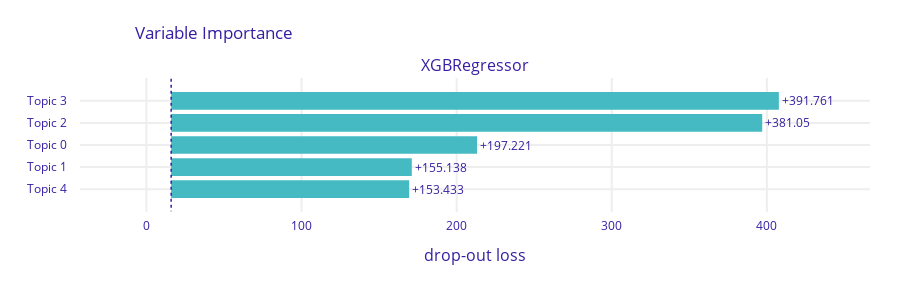

Notebook source saved alongside this figure:
### Code cell
var_importance

### Figure 1 — Plotly figure (JSON) as saved in the notebook; plotly's stock layout.template omitted (floating-point values rounded to 4 significant figures)
{"data": [{"base": 15.95, "hoverinfo": "text", "hoverlabel": {"bgcolor": "rgba(0,0,0,0.8)"}, "hovertext": ["Model: XGBRegressor loss after<br>variable: Topic 3 is permuted: 407.712<br>Drop-out loss change: +391.761", "Model: XGBRegressor loss after<br>variable: Topic 2 is permuted: 397.002<br>Drop-out loss change: +381.05", "Model: XGBRegressor loss after<br>variable: Topic 0 is permuted: 213.172<br>Drop-out loss change: +197.221", "Model: XGBRegressor loss after<br>variable: Topic 1 is permuted: 171.089<br>Drop-out loss change: +155.138", "Model: XGBRegressor loss after<br>variable: Topic 4 is permuted: 169.384<br>Drop-out loss change: +153.433"], "marker": {"color": "#46bac2"}, "orientation": "h", "showlegend": false, "text": ["+391.761", "+381.05", "+197.221", "+155.138", "+153.433"], "textposition": "outside", "x": [391.8, 381.1, 197.2, 155.1, 153.4], "y": ["Topic 3", "Topic 2", "Topic 0", "Topic 1", "Topic 4"], "type": "bar", "xaxis": "x", "yaxis": "y"}], "layout": {"xaxis": {"anchor": "y", "domain": [0.0, 1.0], "type": "linear", "gridwidth": 2, "zeroline": false, "automargin": true, "ticks": "outside", "tickcolor": "white", "ticklen": 3, "fixedrange": true, "range": [-42.81, 466.5]}, "yaxis": {"anchor": "x", "domain": [0.0, 1.0], "type": "category", "autorange": "reversed", "gridwidth": 2, "automargin": true, "ticks": "outside", "tickcolor": "white", "ticklen": 10, "fixedrange": true}, "annotations": [{"font": {"size": 16}, "showarrow": false, "text": "XGBRegressor", "x": 0.5, "xanchor": "center", "xref": "paper", "y": 1.0, "yanchor": "bottom", "yref": "paper"}, {"font": {"size": 16}, "showarrow": false, "text": "drop-out loss", "x": 0.5, "xanchor": "center", "xref": "paper", "y": 0, "yanchor": "top", "yref": "paper", "yshift": -30}], "shapes": [{"line": {"color": "#371ea3", "dash": "dot", "width": 1.5}, "type": "line", "x0": 15.95, "x1": 15.95, "xref": "x", "y0": -1, "y1": 5, "yref": "y"}], "title": {"text": "Variable Importance", "x": 0.15}, "font": {"color": "#371ea3"}, "margin": {"t": 78, "b": 71, "r": 30}, "height": 283.0}}
